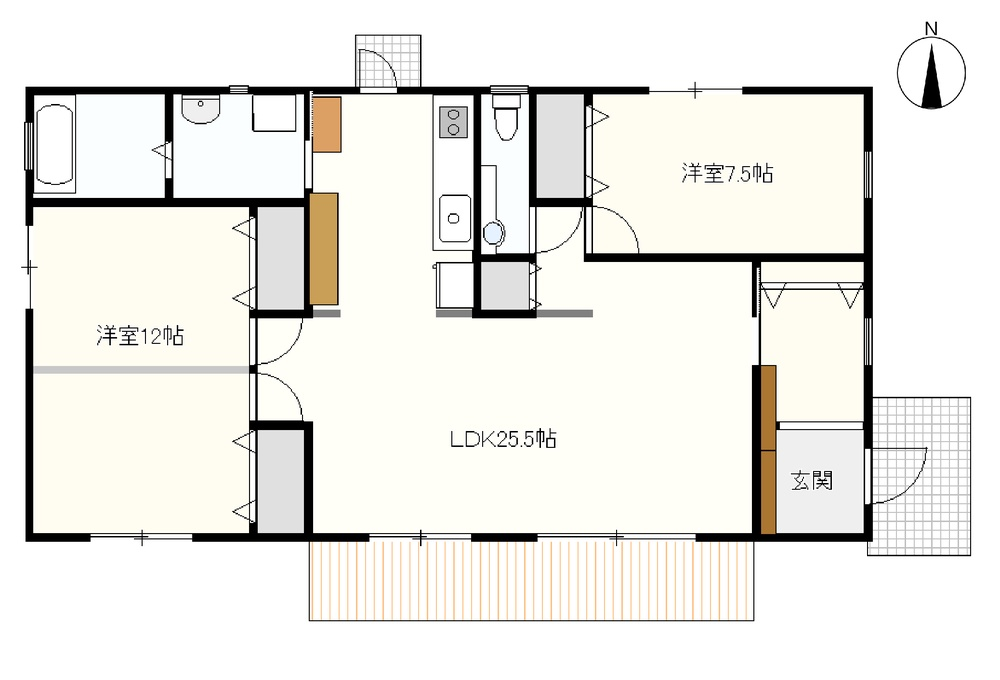
#> input picture original/madori01.jpg, 1000 x 680 px, shrunk from 2076 x 1412 before the run
$ python cannyhough.py
#> lines starting #> are read from the running program, lines starting #| are printed output that depends on the picture; after the words box and inside, x2 and y2 are one past the last pixel; in counts of white or black regions, pixels touching at a corner belong together
#-*- coding:utf-8 -*-
import cv2
import numpy as np

name = "madori01"

# 入力画像を読み込み
img = cv2.imread("./original/" + name + ".jpg")
#> img is the input picture: shape (680, 1000, 3); mean B, G, R 230.7, 235.5, 236.5

# グレースケール変換
gray = cv2.cvtColor(img,cv2.COLOR_BGR2GRAY)

kernel_size = 5
blur_gray = cv2.GaussianBlur(gray,(kernel_size, kernel_size),0)
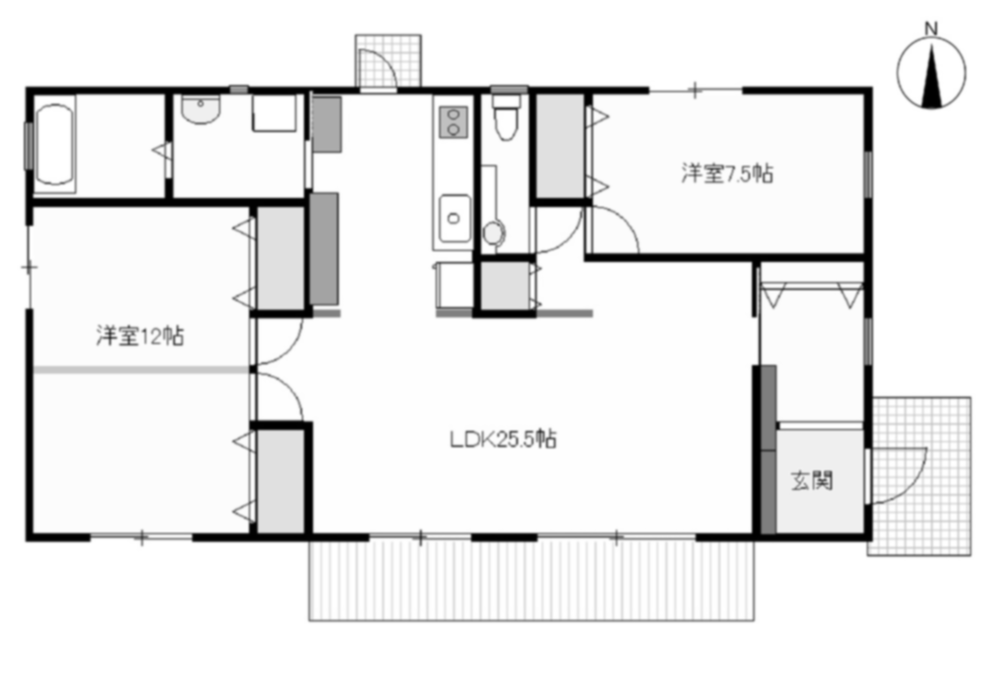
#> blur_gray: shape (680, 1000); min 0, max 255, mean 235.2

# Second, process edge detection use Canny.
low_threshold = 50
high_threshold = 100
edges = cv2.Canny(blur_gray, low_threshold, high_threshold)
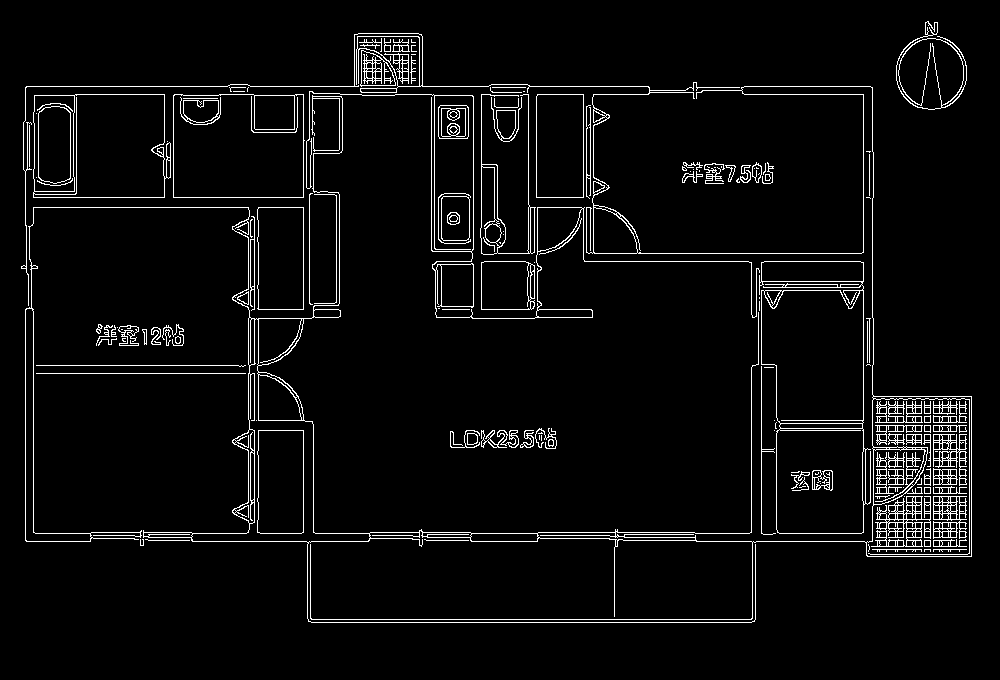
#> edges: shape (680, 1000); 4.4% white in thin lines or dots, all inside (x1, y1, x2, y2) = (21, 21, 972, 623)

# canny結果を出力
cv2.imwrite("./results/" + name + "-canny.jpg", edges)


# Then, use HoughLinesP to get the lines. You can adjust the parameters for better performance.
rho = 1  # distance resolution in pixels of the Hough grid
theta = np.pi / 180  # angular resolution in radians of the Hough grid
threshold = 50  # minimum number of votes (intersections in Hough grid cell)
min_line_length = 30  # minimum number of pixels making up a line
max_line_gap = 20  # maximum gap in pixels between connectable line segments
line_image = np.copy(img) * 0  # creating a blank to draw lines on
#> line_image: shape (680, 1000, 3); every value is 0

# Run Hough on edge detected image
# Output "lines" is an array containing endpoints of detected line segments
lines = cv2.HoughLinesP(edges, rho, theta, threshold, np.array([]),min_line_length, max_line_gap)
#> lines = 244 rows, first 6: [398, 86, 488, 86], [308, 619, 755, 619], [471, 541, 537, 541], [311, 622, 751, 622], [75, 94, 182, 94], [471, 533, 537, 533]

for line in lines:
    for x1,y1,x2,y2 in line:
        cv2.line(line_image,(x1,y1),(x2,y2),(255,0,0),5)
#> this loop made 244 passes
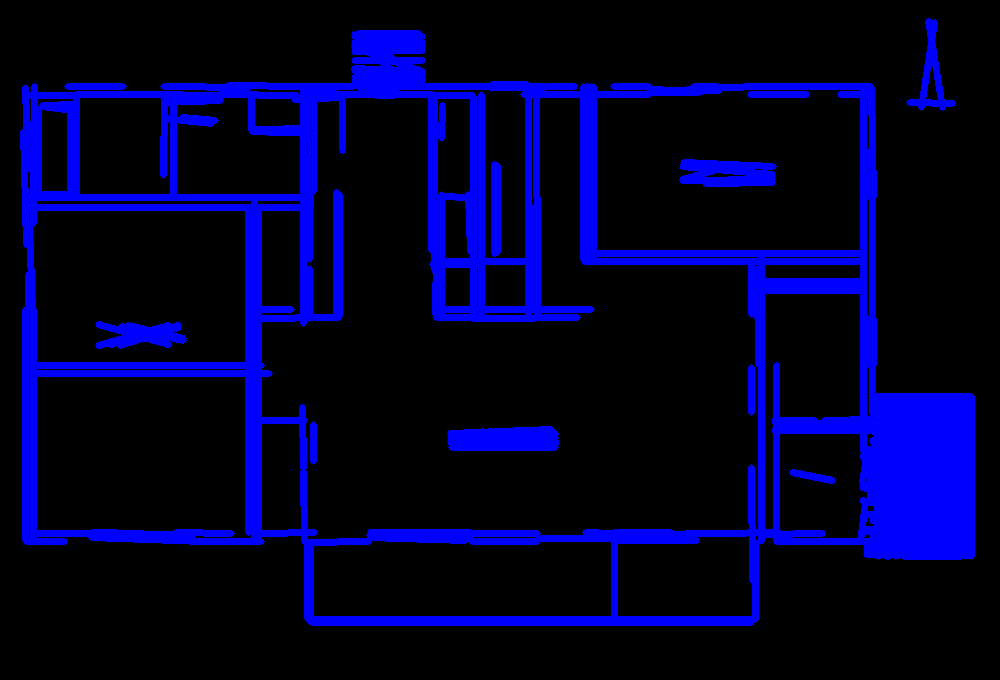
#> line_image: shape (680, 1000, 3); mean B, G, R 44.4, 0, 0

# Draw the lines on the  image
# img_white = cv2.imread("./original/" + name + "white.jpg")
lines_edges = cv2.addWeighted(img, 0.1, line_image, 1, 0)
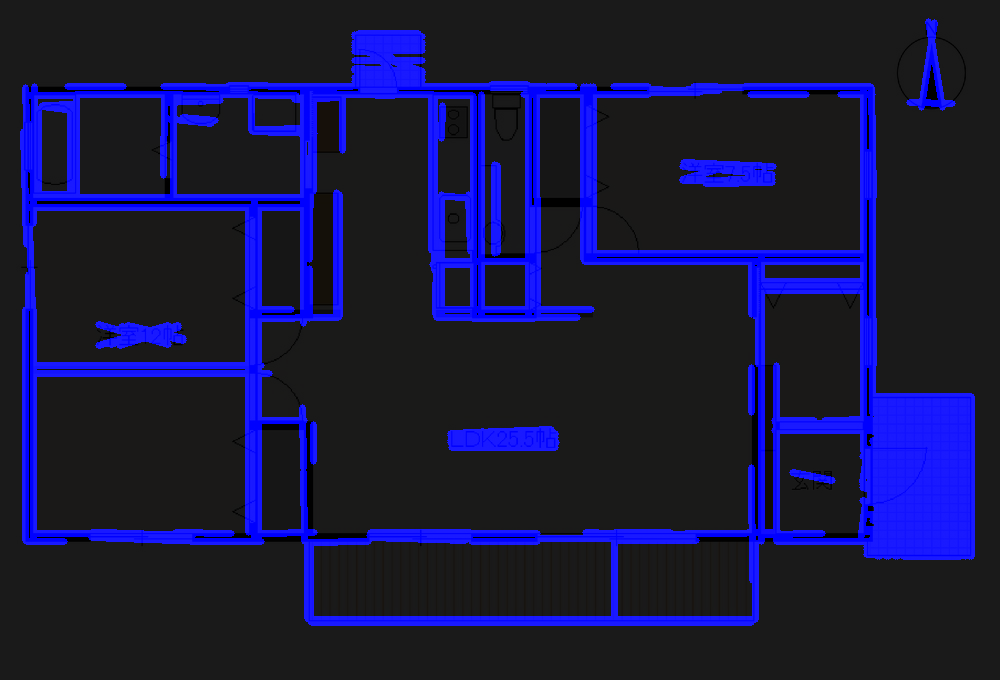
#> lines_edges: shape (680, 1000, 3); mean B, G, R 64.6, 23.8, 24

# canny結果を出力
cv2.imwrite("./results/" + name + "-hough.jpg", lines_edges)

$ run again, with original/dymmy.jpg copied over original/madori01.jpg
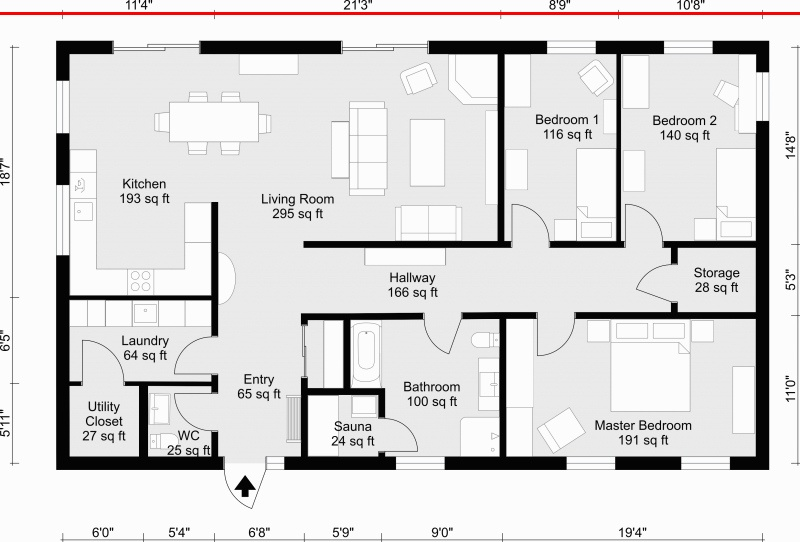
#> input picture original/dymmy.jpg, 800 x 542 px
#> img is the input picture: shape (542, 800, 3); mean B, G, R 218, 218, 219.2
#> `edges = cv2.Canny(blur_gray, low_threshold, high_threshold)`:
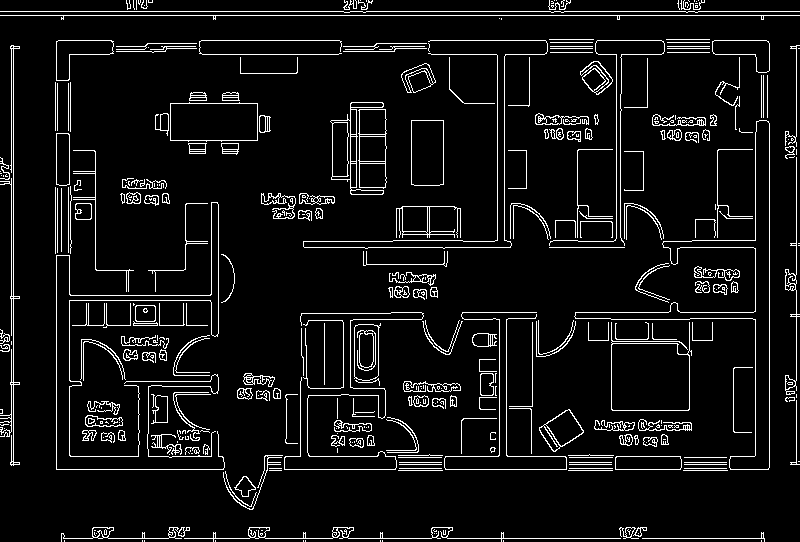
#> edges: shape (542, 800); 7% white in thin lines or dots
#> lines = 331 rows, first 6: [61, 538, 764, 538], [0, 11, 799, 11], [0, 15, 799, 15], [264, 469, 395, 469], [796, 464, 796, 45], [11, 465, 11, 45]
#> the loop `for line in lines:` made 331 passes
#> `lines_edges = cv2.addWeighted(img, 0.1, line_image, 1, 0)`:
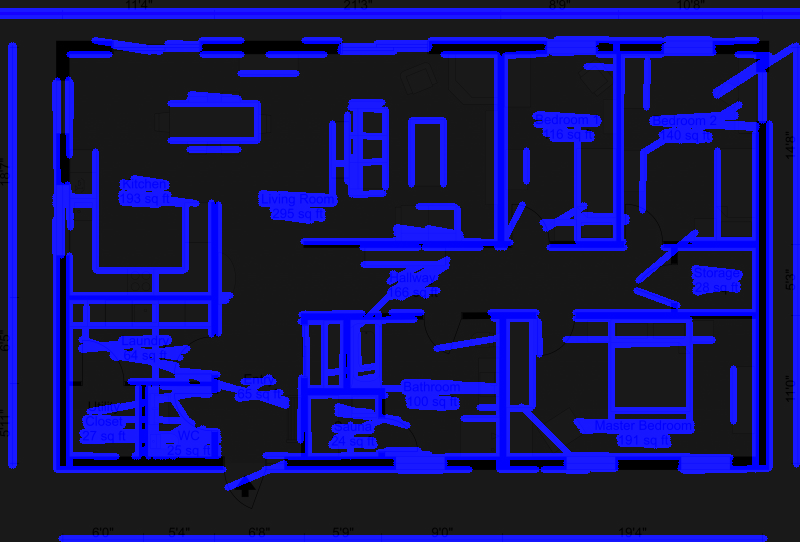
#> lines_edges: shape (542, 800, 3); mean B, G, R 89.8, 21.6, 21.7
